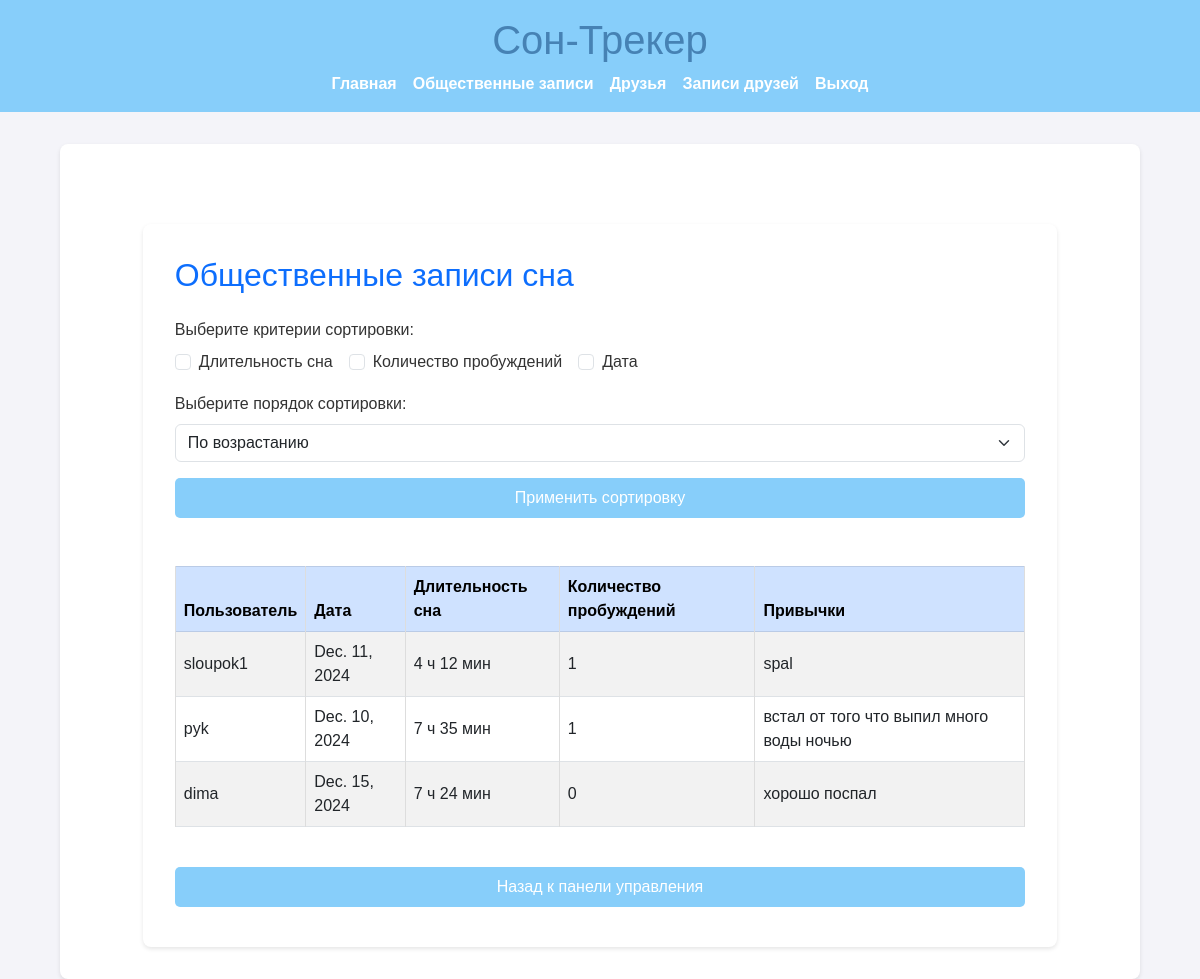
The page /public-records/ (signed in) on the database its author committed.
### sleep/models.py (models this page shows, shortened)
class SleepRecord(models.Model):
    visibility_choices = [
        ('private', 'Только я'),
        ('friends', 'Друзья'),
        ('public', 'Все'),
    ]
    profile = models.ForeignKey(UserProfile, on_delete=models.CASCADE)
    date = models.DateField()
    sleep_time = models.TimeField()
    wake_time = models.TimeField()
    wake_ups = models.IntegerField()
    habits = models.TextField(null=True, blank=True)
    visibility = models.CharField(
        max_length=10,
        choices=visibility_choices,
        default='private'
    )
    def sleep_duration(self, as_dict=False):
        from datetime import datetime, timedelta
        sleep_datetime = datetime.combine(self.date, self.sleep_time)
        wake_datetime = datetime.combine(self.date, self.wake_time)
        if wake_datetime <= sleep_datetime:
            wake_datetime += timedelta(days=1)
        total_duration = wake_datetime - sleep_datetime
        if as_dict:
            hours = total_duration.seconds // 3600
            minutes = (total_duration.seconds // 60) % 60
            return {'hours': hours, 'minutes': minutes}
        return total_duration

class UserProfile(models.Model):
    user = models.OneToOneField(User, on_delete=models.CASCADE)
    phone_number = models.CharField(max_length=15, blank=True, null=True)
    address = models.TextField(blank=True, null=True)
    date_of_birth = models.DateField(blank=True, null=True)

### sleep/views.py (the view, shortened to what this page needs)
# urls.py: path('public-records/', views.public_sleep_records, name='public_sleep_records'),
@login_required
def public_sleep_records(request):
    sort_fields = request.GET.getlist('sort_by')
    sort_order = request.GET.get('order', 'asc')
    records = list(SleepRecord.objects.filter(visibility='public').select_related('profile__user'))
    if sort_fields:
        records = sorted(
            records,
            key=lambda x: tuple(getattr(x, field) for field in sort_fields),
            reverse=(sort_order == 'desc')
        )
    return render(request, 'public_sleep_records.html', {
        'records': records,
        'sort_fields': sort_fields,
        'sort_order': sort_order,
    })

### sleep/templatetags/format_filters.py (called while the page is built)
@register.filter
def format_duration(duration):
    if not isinstance(duration, timedelta):
        return "Неверный формат"
    total_seconds = int(duration.total_seconds())
    hours = total_seconds // 3600
    minutes = (total_seconds % 3600) // 60
    return f"{hours} ч {minutes} мин"

### sleep/templates/public_sleep_records.html (shortened to what this page needs)
{% extends 'base.html' %}
{% load format_filters %}
{% block content %}
<div class="container mt-5">
    <h2 class="text-primary mb-4">Общественные записи сна</h2>
    <form method="get" class="mb-4">
        <label for="sort_by" class="form-label">Выберите критерии сортировки:</label>
        <div class="d-flex flex-wrap gap-3">
            <div class="form-check">
                <input type="checkbox" class="form-check-input" id="sort_by_duration" name="sort_by" value="duration" {% if 'duration' in sort_fields %}checked{% endif %}>
                <label class="form-check-label" for="sort_by_duration">Длительность сна</label>
            </div>
            <div class="form-check">
                <input type="checkbox" class="form-check-input" id="sort_by_wake_ups" name="sort_by" value="wake_ups" {% if 'wake_ups' in sort_fields %}checked{% endif %}>
                <label class="form-check-label" for="sort_by_wake_ups">Количество пробуждений</label>
            </div>
            <div class="form-check">
                <input type="checkbox" class="form-check-input" id="sort_by_date" name="sort_by" value="date" {% if 'date' in sort_fields %}checked{% endif %}>
                <label class="form-check-label" for="sort_by_date">Дата</label>
            </div>
        </div>
        <label for="order" class="form-label mt-3">Выберите порядок сортировки:</label>
        <select class="form-select" id="order" name="order">
            <option value="asc" {% if sort_order == 'asc' %}selected{% endif %}>По возрастанию</option>
        </select>
        <button type="submit" class="btn btn-primary mt-3 w-100">Применить сортировку</button>
    </form>
    <div class="table-responsive">
        <table class="table table-striped table-bordered align-middle">
            <thead class="table-primary">
                <tr>
                    <th>Пользователь</th>
                    <th>Дата</th>
                    <th>Длительность сна</th>
                    <th>Количество пробуждений</th>
                    <th>Привычки</th>
                </tr>
            </thead>
            <tbody>
                {% for record in records %}
                <tr>
                    <td>{{ record.profile.user.username }}</td>
                    <td>{{ record.date }}</td>
                    <td>{{ record.sleep_duration|format_duration }}</td>
                    <td>{{ record.wake_ups }}</td>
                    <td>{{ record.habits }}</td>
                </tr>
                {% endfor %}
            </tbody>
        </table>
    </div>
    <a href="{% url 'dashboard' %}" class="btn btn-secondary mt-4 w-100">Назад к панели управления</a>
</div>
{% endblock %}

### sleep/templates/base.html (style rules this page uses)
body { font-family: Arial, sans-serif; margin: 0; padding: 0; background-color: #f4f4f9; color: #333; }
.container { width: 90%; max-width: 1200px; margin: 0 auto; background: white; padding: 2rem; border-radius: 8px; box-shadow: 0 2px 4px rgba(0, 0, 0, 0.1); }
h1, h2, h3 { margin-top: 0; color: #4682B4; }
a { text-decoration: none; color: #4682B4; }
table { width: 100%; border-collapse: collapse; margin: 1rem 0; }
table th, table td { border: 1px solid #ddd; padding: 0.8rem; text-align: left; }
table th { background-color: #87CEFA; color: white; }
table tr:nth-child(even) { background-color: #f2f2f2; }
.btn { display: inline-block; margin: 0.5rem 0; padding: 0.5rem 1rem; background-color: #87CEFA; color: white; border: none; border-radius: 5px; cursor: pointer; text-align: center; }

### rows shown on the page
SleepRecord: profile.user.username "sloupok1", date "Dec. 11, 2024", sleep_duration "4 ч 12 мин", wake_ups "1", habits "spal"
SleepRecord: profile.user.username "pyk", date "Dec. 10, 2024", sleep_duration "7 ч 35 мин", wake_ups "1", habits "встал от того что выпил много воды ночью"
SleepRecord: profile.user.username "dima", date "Dec. 15, 2024", sleep_duration "7 ч 24 мин", wake_ups "0", habits "хорошо поспал"
